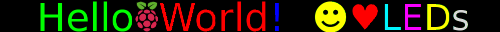
#> input picture guest/rpi-rgb-led-matrix-master/examples-api-use/runtext.ppm, 500 x 32 px
$ python image-fitter.py rpi-rgb-led-matrix-master/examples-api-use/runtext.ppm
#> lines starting #> are read from the running program, lines starting #| are printed output that depends on the picture
#!/usr/bin/env python3
"""Resize still images and animated GIFs to 64x64 pixels."""

from __future__ import annotations

import argparse
from pathlib import Path

from PIL import Image, ImageSequence


SIZE = (64, 64)
MAX_GIF_FRAMES = 48


def default_output_path(source: Path, animated: bool) -> Path:
    suffix = ".gif" if animated else ".png"
    return source.with_name(f"{source.stem}_64x64{suffix}")


def resize_still(image: Image.Image, output: Path) -> None:
    resized = image.convert("RGBA").resize(SIZE, Image.Resampling.LANCZOS)
    output.parent.mkdir(parents=True, exist_ok=True)
    resized.save(output)


def sample_ranges(frame_count: int, wanted: int) -> list[tuple[int, int]]:
    """Split every source frame into evenly distributed, non-empty ranges."""
    return [
        (index * frame_count // wanted, (index + 1) * frame_count // wanted)
        for index in range(wanted)
    ]


def resize_gif(image: Image.Image, output: Path) -> None:
    frames = [
        frame.convert("RGBA").resize(SIZE, Image.Resampling.LANCZOS)
        for frame in ImageSequence.Iterator(image)
    ]
    durations = [
        int(frame.info.get("duration", image.info.get("duration", 100)))
        for frame in ImageSequence.Iterator(image)
    ]

    wanted = min(len(frames), MAX_GIF_FRAMES)
    ranges = sample_ranges(len(frames), wanted)

    # Pick a representative frame from each part of the animation. Summing the
    # durations of that part preserves the GIF's original total playback time.
    sampled_frames = [frames[(start + end - 1) // 2] for start, end in ranges]
    sampled_durations = [sum(durations[start:end]) for start, end in ranges]

    output.parent.mkdir(parents=True, exist_ok=True)
    sampled_frames[0].save(
        output,
        save_all=True,
        append_images=sampled_frames[1:],
        duration=sampled_durations,
        loop=image.info.get("loop", 0),
        disposal=2,
        optimize=False,
    )


def convert(source: Path, output: Path | None = None) -> Path:
    if not source.is_file():
        raise FileNotFoundError(f"Input image does not exist: {source}")

    with Image.open(source) as image:
#> image is the input picture: PIL image 500x32 RGB; mean R, G, B 44.3, 34, 9.5
        animated = bool(getattr(image, "is_animated", False))
#> animated = False
        destination = output or default_output_path(source, animated)
#> in default_output_path, `suffix = ".gif" if animated else ".png"`: suffix = '.png'

        if animated:
            if destination.suffix.lower() != ".gif":
                raise ValueError("The output path for an animated image must end in .gif")
            resize_gif(image, destination)
        else:
            resize_still(image, destination)
#> in resize_still, `resized = image.convert("RGBA").resize(SIZE, Image.Resampling.LANCZOS)`:
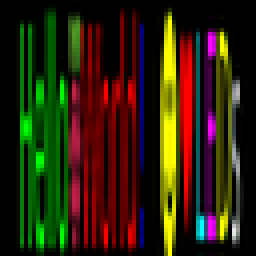
#> resized: PIL image 64x64 RGBA (shown 4 times larger); mean R, G, B, A 45.3, 34.9, 10.1, 255

    return destination


def main() -> None:
    parser = argparse.ArgumentParser(
        description="Resize an image to 64x64; animated GIFs are limited to 48 frames."
    )
    parser.add_argument("input", type=Path, help="input image or GIF")
    parser.add_argument(
        "output",
        type=Path,
        nargs="?",
        help="output path (defaults to <name>_64x64.png or .gif)",
    )
    args = parser.parse_args()

    try:
        destination = convert(args.input, args.output)
    except (FileNotFoundError, OSError, ValueError) as error:
        parser.error(str(error))

    print(f"Saved {destination}")
#| Saved rpi-rgb-led-matrix-master/examples-api-use/runtext_64x64.png


if __name__ == "__main__":
    main()
